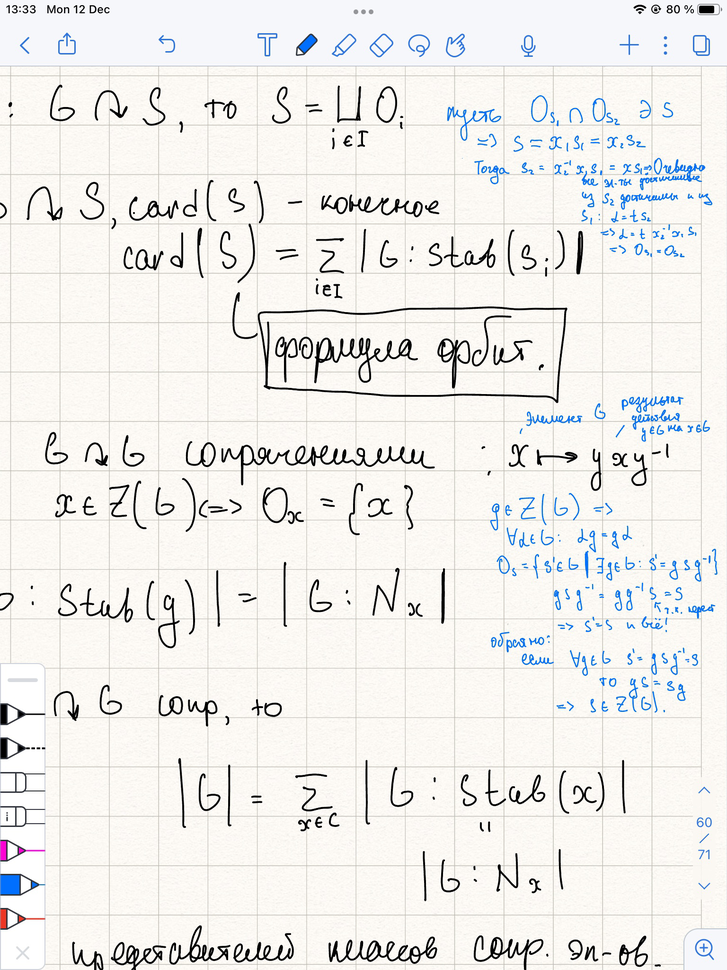
#> input picture data/lecture_digit.png, 727 x 970 px, shrunk from 1536 x 2048 before the run
$ jupyter execute --allow-errors 2.ipynb
#> lines starting #> are read from the running program, lines starting #| are printed output that depends on the picture; after the words box and inside, x2 and y2 are one past the last pixel; in counts of white or black regions, pixels touching at a corner belong together
#> further down, img is the input picture: shape (970, 727, 3); mean R, G, B 238.4, 237.5, 234.9
[cell 1]
import numpy as np
import PIL.Image
import matplotlib.pyplot as plt
plt.rcParams['figure.figsize'] = [15, 10]
import itertools

print(1 + (3 - 1) % 10)

[cell 2]
def to_grayscale( img: np.ndarray ):
    return 0.3 * img[:, :, 0] + 0.59 * img[:, :, 1] + 0.11 * img[:, :, 2]
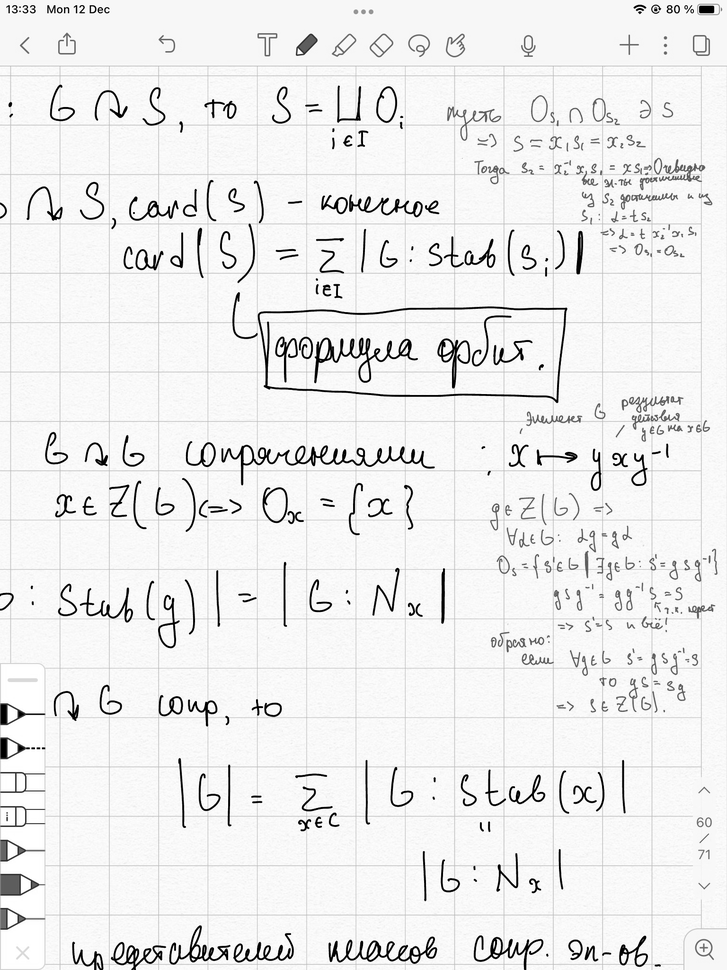
#> returned value: shape (970, 727) float64; min 0, max 255, mean 237.5

[cell 3]
def get_otsu_thresh( img: np.ndarray ):
    count = 256
    hist, bins = np.histogram( img.flatten(), count )
#> hist = 256 values, max 91380 at index 248, min 85 at index 61, mean 2754.6; bins = 257 values from 0 to 255

    hist = hist / np.sum( hist )
#> hist = 256 values, max 0.13 at index 248, min 0.000121 at index 61, mean 0.00391
    prob = np.cumsum( hist )
#> prob = 256 values from 0.0111 to 1
    cummean = np.cumsum( np.arange( 0, count ) * hist )
#> cummean = 256 values from 0 to 238

    res = 0
    res_metric = 0
    for i in range(count - 1):
        w0 = prob[i]
        w1 = 1 - prob[i]

        v0 = cummean[i] / prob[i]
        v1 = ( cummean[-1] - cummean[i] ) / ( 1 - prob[i] )

        r = w0 * w1 * ( v1 - v0 )**2
        if r > res_metric:
            res_metric = r
            res = i
#> this loop made 255 passes
#> (w0, w1, v0, v1, r, res_metric) on passes 1 to 12: (0.0111, 0.989, 0, 240.7, 638.6, 638.6), (0.012, 0.988, 0.0742, 240.9, 689.9, 689.9), (0.0126, 0.987, 0.16, 241.1, 722.2, 722.2), (0.013, 0.987, 0.257, 241.2, 747.3, 747.3), (0.0134, 0.987, 0.364, 241.3, 768.9, 768.9), (0.0138, 0.986, 0.486, 241.3, 789.2, 789.2), (0.0141, 0.986, 0.595, 241.4, 804.5, 804.5), (0.0143, 0.986, 0.706, 241.5, 818.2, 818.2), (0.0146, 0.985, 0.836, 241.5, 832.4, 832.4), (0.0148, 0.985, 0.94, 241.6, 842.6, 842.6), (0.015, 0.985, 1.08, 241.6, 854.9, 854.9), (0.0152, 0.985, 1.23, 241.7, 867.3, 867.3)
#> after the loop, res = 154; res_metric = 1570.9

    return ( bins[res - 1] + bins[res] ) / 2

[cell 4]
def process_and_show(img: np.ndarray):
    gray_img = to_grayscale( img )
    thresh_value = get_otsu_thresh( gray_img )
#> thresh_value = 152.9
    thresh_img = np.zeros_like( gray_img )
    thresh_img[gray_img >= thresh_value] = 255

    plt.subplot( 1, 3, 1 )
    plt.title('Original')
    plt.imshow( img )

    plt.subplot( 1, 3, 2 )
    plt.title('Grayscale')
    plt.imshow( gray_img, cmap='gray' )

    plt.subplot( 1, 3, 3 )
    plt.title('Thresholded')
    plt.imshow( thresh_img, cmap='gray' )
    plt.show()
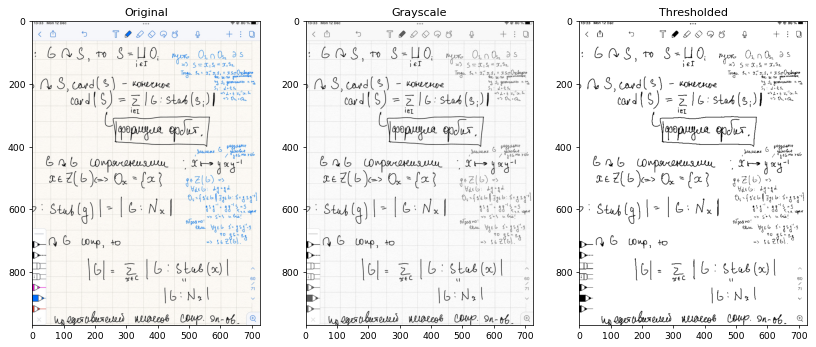
#> figure drawn by matplotlib, 3 panels

[cell 5]
img = np.array(PIL.Image.open( 'data/lecture_digit.png' ))
process_and_show(img)

#> (the rest of this cell did not finish here and is left out)
